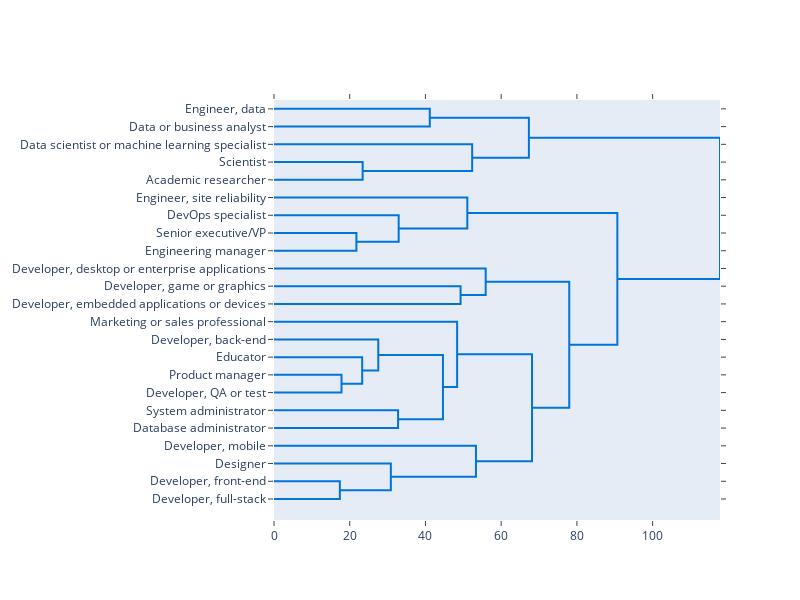

The notebook cell saved with this chart:
### Code cell
fig = ff.create_dendrogram(skills,labels=sorted_roles,orientation='left',color_threshold=0)
fig.update_layout(height=600,width=800,showlegend=False)
fig.show()

### Figure 1 — Plotly figure (JSON) as saved in the notebook; plotly's stock layout.template omitted (floating-point values rounded to 4 significant figures)
{"data": [{"hoverinfo": "text", "marker": {"color": "rgb(0,116,217)"}, "mode": "lines", "type": "scatter", "x": [0, 41.14, 41.14, 0], "xaxis": "x", "y": [-5, -5, -15, -15], "yaxis": "y"}, {"hoverinfo": "text", "marker": {"color": "rgb(0,116,217)"}, "mode": "lines", "type": "scatter", "x": [0, 23.42, 23.42, 0], "xaxis": "x", "y": [-35, -35, -45, -45], "yaxis": "y"}, {"hoverinfo": "text", "marker": {"color": "rgb(0,116,217)"}, "mode": "lines", "type": "scatter", "x": [0, 52.34, 52.34, 23.42], "xaxis": "x", "y": [-25, -25, -40, -40], "yaxis": "y"}, {"hoverinfo": "text", "marker": {"color": "rgb(0,116,217)"}, "mode": "lines", "type": "scatter", "x": [41.14, 67.32, 67.32, 52.34], "xaxis": "x", "y": [-10, -10, -32.5, -32.5], "yaxis": "y"}, {"hoverinfo": "text", "marker": {"color": "rgb(0,116,217)"}, "mode": "lines", "type": "scatter", "x": [0, 21.76, 21.76, 0], "xaxis": "x", "y": [-75, -75, -85, -85], "yaxis": "y"}, {"hoverinfo": "text", "marker": {"color": "rgb(0,116,217)"}, "mode": "lines", "type": "scatter", "x": [0, 32.93, 32.93, 21.76], "xaxis": "x", "y": [-65, -65, -80, -80], "yaxis": "y"}, {"hoverinfo": "text", "marker": {"color": "rgb(0,116,217)"}, "mode": "lines", "type": "scatter", "x": [0, 51.06, 51.06, 32.93], "xaxis": "x", "y": [-55, -55, -72.5, -72.5], "yaxis": "y"}, {"hoverinfo": "text", "marker": {"color": "rgb(0,116,217)"}, "mode": "lines", "type": "scatter", "x": [0, 49.28, 49.28, 0], "xaxis": "x", "y": [-105, -105, -115, -115], "yaxis": "y"}, {"hoverinfo": "text", "marker": {"color": "rgb(0,116,217)"}, "mode": "lines", "type": "scatter", "x": [0, 55.91, 55.91, 49.28], "xaxis": "x", "y": [-95, -95, -110, -110], "yaxis": "y"}, {"hoverinfo": "text", "marker": {"color": "rgb(0,116,217)"}, "mode": "lines", "type": "scatter", "x": [0, 17.83, 17.83, 0], "xaxis": "x", "y": [-155, -155, -165, -165], "yaxis": "y"}, {"hoverinfo": "text", "marker": {"color": "rgb(0,116,217)"}, "mode": "lines", "type": "scatter", "x": [0, 23.29, 23.29, 17.83], "xaxis": "x", "y": [-145, -145, -160, -160], "yaxis": "y"}, {"hoverinfo": "text", "marker": {"color": "rgb(0,116,217)"}, "mode": "lines", "type": "scatter", "x": [0, 27.54, 27.54, 23.29], "xaxis": "x", "y": [-135, -135, -152.5, -152.5], "yaxis": "y"}, {"hoverinfo": "text", "marker": {"color": "rgb(0,116,217)"}, "mode": "lines", "type": "scatter", "x": [0, 32.77, 32.77, 0], "xaxis": "x", "y": [-175, -175, -185, -185], "yaxis": "y"}, {"hoverinfo": "text", "marker": {"color": "rgb(0,116,217)"}, "mode": "lines", "type": "scatter", "x": [27.54, 44.62, 44.62, 32.77], "xaxis": "x", "y": [-143.8, -143.8, -180, -180], "yaxis": "y"}, {"hoverinfo": "text", "marker": {"color": "rgb(0,116,217)"}, "mode": "lines", "type": "scatter", "x": [0, 48.37, 48.37, 44.62], "xaxis": "x", "y": [-125, -125, -161.9, -161.9], "yaxis": "y"}, {"hoverinfo": "text", "marker": {"color": "rgb(0,116,217)"}, "mode": "lines", "type": "scatter", "x": [0, 17.39, 17.39, 0], "xaxis": "x", "y": [-215, -215, -225, -225], "yaxis": "y"}, {"hoverinfo": "text", "marker": {"color": "rgb(0,116,217)"}, "mode": "lines", "type": "scatter", "x": [0, 30.86, 30.86, 17.39], "xaxis": "x", "y": [-205, -205, -220, -220], "yaxis": "y"}, {"hoverinfo": "text", "marker": {"color": "rgb(0,116,217)"}, "mode": "lines", "type": "scatter", "x": [0, 53.34, 53.34, 30.86], "xaxis": "x", "y": [-195, -195, -212.5, -212.5], "yaxis": "y"}, {"hoverinfo": "text", "marker": {"color": "rgb(0,116,217)"}, "mode": "lines", "type": "scatter", "x": [48.37, 68.15, 68.15, 53.34], "xaxis": "x", "y": [-143.4, -143.4, -203.8, -203.8], "yaxis": "y"}, {"hoverinfo": "text", "marker": {"color": "rgb(0,116,217)"}, "mode": "lines", "type": "scatter", "x": [55.91, 77.98, 77.98, 68.15], "xaxis": "x", "y": [-102.5, -102.5, -173.6, -173.6], "yaxis": "y"}, {"hoverinfo": "text", "marker": {"color": "rgb(0,116,217)"}, "mode": "lines", "type": "scatter", "x": [51.06, 90.69, 90.69, 77.98], "xaxis": "x", "y": [-63.75, -63.75, -138.0, -138.0], "yaxis": "y"}, {"hoverinfo": "text", "marker": {"color": "rgb(0,116,217)"}, "mode": "lines", "type": "scatter", "x": [67.32, 117.8, 117.8, 90.69], "xaxis": "x", "y": [-21.25, -21.25, -100.9, -100.9], "yaxis": "y"}], "layout": {"autosize": false, "height": 600, "hovermode": "closest", "showlegend": false, "width": 800, "xaxis": {"autorange": true, "mirror": "allticks", "range": [0, 117.8], "rangemode": "tozero", "showgrid": false, "showline": true, "showticklabels": true, "ticks": "outside", "type": "linear", "zeroline": false}, "yaxis": {"autorange": true, "mirror": "allticks", "range": [-236.8, 0], "rangemode": "tozero", "showgrid": false, "showline": true, "showticklabels": true, "tickmode": "array", "ticks": "outside", "ticktext": ["Engineer, data", "Data or business analyst", "Data scientist or machine learning specialist", "Scientist", "Academic researcher", "Engineer, site reliability", "DevOps specialist", "Senior executive/VP", "Engineering manager", "Developer, desktop or enterprise applications", "Developer, game or graphics", "Developer, embedded applications or devices", "Marketing or sales professional", "Developer, back-end", "Educator", "Product manager", "Developer, QA or test", "System administrator", "Database administrator", "Developer, mobile", "Designer", "Developer, front-end", "Developer, full-stack"], "tickvals": [-5, -15, -25, -35, -45, -55, -65, -75, -85, -95, -105, -115, -125, -135, -145, -155, -165, -175, -185, -195, -205, -215, -225], "type": "linear", "zeroline": false}}}
